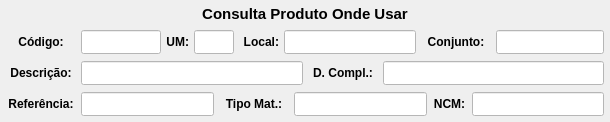
              <widget class="QWidget" name="widget_Cor1" native="true">
               <property name="sizePolicy">
                <sizepolicy hsizetype="Preferred" vsizetype="Preferred">
                 <horstretch>0</horstretch>
                 <verstretch>0</verstretch>
                </sizepolicy>
               </property>
               <property name="minimumSize">
                <size>
                 <width>597</width>
                 <height>0</height>
                </size>
               </property>
               <property name="maximumSize">
                <size>
                 <width>16777215</width>
                 <height>16777215</height>
                </size>
               </property>
               <property name="styleSheet">
                <string notr="true"/>
               </property>
               <layout class="QVBoxLayout" name="verticalLayout_6">
                <property name="spacing">
                 <number>1</number>
                </property>
                <property name="leftMargin">
                 <number>1</number>
                </property>
                <property name="topMargin">
                 <number>1</number>
                </property>
                <property name="rightMargin">
                 <number>1</number>
                </property>
                <property name="bottomMargin">
                 <number>3</number>
                </property>
                <item>
                 <widget class="QWidget" name="widget_17" native="true">
                  <property name="minimumSize">
                   <size>
                    <width>0</width>
                    <height>25</height>
                   </size>
                  </property>
                  <property name="maximumSize">
                   <size>
                    <width>16777215</width>
                    <height>25</height>
                   </size>
                  </property>
                  <property name="styleSheet">
                   <string notr="true"/>
                  </property>
                  <layout class="QHBoxLayout" name="horizontalLayout_19">
                   <property name="spacing">
                    <number>3</number>
                   </property>
                   <property name="leftMargin">
                    <number>3</number>
                   </property>
                   <property name="topMargin">
                    <number>3</number>
                   </property>
                   <property name="rightMargin">
                    <number>3</number>
                   </property>
                   <property name="bottomMargin">
                    <number>3</number>
                   </property>
                   <item>
                    <widget class="QLabel" name="label_53">
                     <property name="maximumSize">
                      <size>
                       <width>16777215</width>
                       <height>16777215</height>
                      </size>
                     </property>
                     <property name="font">
                      <font>
                       <pointsize>11</pointsize>
                       <weight>75</weight>
                       <bold>true</bold>
                      </font>
                     </property>
                     <property name="text">
                      <string>Consulta Produto Onde Usar</string>
                     </property>
                     <property name="alignment">
                      <set>Qt::AlignCenter</set>
                     </property>
                    </widget>
                   </item>
                  </layout>
                 </widget>
                </item>
                <item>
                 <widget class="QWidget" name="widget_38" native="true">
                  <property name="minimumSize">
                   <size>
                    <width>0</width>
                    <height>30</height>
                   </size>
                  </property>
                  <property name="maximumSize">
                   <size>
                    <width>16777215</width>
                    <height>30</height>
                   </size>
                  </property>
                  <property name="styleSheet">
                   <string notr="true"/>
                  </property>
                  <layout class="QHBoxLayout" name="horizontalLayout_5">
                   <property name="spacing">
                    <number>5</number>
                   </property>
                   <property name="leftMargin">
                    <number>5</number>
                   </property>
                   <property name="topMargin">
                    <number>3</number>
                   </property>
                   <property name="rightMargin">
                    <number>5</number>
                   </property>
                   <property name="bottomMargin">
                    <number>3</number>
                   </property>
                   <item>
                    <widget class="QLabel" name="label_57">
                     <property name="minimumSize">
                      <size>
                       <width>70</width>
                       <height>0</height>
                      </size>
                     </property>
                     <property name="maximumSize">
                      <size>
                       <width>70</width>
                       <height>16777215</height>
                      </size>
                     </property>
                     <property name="font">
                      <font>
                       <pointsize>9</pointsize>
                       <weight>75</weight>
                       <bold>true</bold>
                      </font>
                     </property>
                     <property name="text">
                      <string>Código:</string>
                     </property>
                     <property name="alignment">
                      <set>Qt::AlignCenter</set>
                     </property>
                    </widget>
                   </item>
                   <item>
                    <widget class="QLineEdit" name="line_Codigo">
                     <property name="sizePolicy">
                      <sizepolicy hsizetype="Preferred" vsizetype="Preferred">
                       <horstretch>0</horstretch>
                       <verstretch>0</verstretch>
                      </sizepolicy>
                     </property>
                     <property name="minimumSize">
                      <size>
                       <width>60</width>
                       <height>0</height>
                      </size>
                     </property>
                     <property name="maximumSize">
                      <size>
                       <width>80</width>
                       <height>16777215</height>
                      </size>
                     </property>
                     <property name="font">
                      <font>
                       <pointsize>9</pointsize>
                      </font>
                     </property>
                     <property name="styleSheet">
                      <string notr="true">background-color: rgb(255, 255, 255);</string>
                     </property>
                     <property name="alignment">
                      <set>Qt::AlignCenter</set>
                     </property>
                     <property name="placeholderText">
                      <string/>
                     </property>
                    </widget>
                   </item>
                   <item>
                    <widget class="QLabel" name="label_26">
                     <property name="maximumSize">
                      <size>
                       <width>25</width>
                       <height>16777215</height>
                      </size>
                     </property>
                     <property name="font">
                      <font>
                       <pointsize>9</pointsize>
                       <weight>75</weight>
                       <bold>true</bold>
                      </font>
                     </property>
                     <property name="text">
                      <string>UM:</string>
                     </property>
                     <property name="alignment">
                      <set>Qt::AlignRight|Qt::AlignTrailing|Qt::AlignVCenter</set>
                     </property>
                    </widget>
                   </item>
                   <item>
                    <widget class="QLineEdit" name="line_UM">
                     <property name="sizePolicy">
                      <sizepolicy hsizetype="Preferred" vsizetype="Preferred">
                       <horstretch>0</horstretch>
                       <verstretch>0</verstretch>
                      </sizepolicy>
                     </property>
                     <property name="minimumSize">
                      <size>
                       <width>40</width>
                       <height>0</height>
                      </size>
                     </property>
                     <property name="maximumSize">
                      <size>
                       <width>40</width>
                       <height>16777215</height>
                      </size>
                     </property>
                     <property name="font">
                      <font>
                       <pointsize>9</pointsize>
                      </font>
                     </property>
                     <property name="styleSheet">
                      <string notr="true">background-color: rgb(255, 255, 255);</string>
                     </property>
                     <property name="alignment">
                      <set>Qt::AlignCenter</set>
                     </property>
                    </widget>
                   </item>
                   <item>
                    <widget class="QLabel" name="label_65">
                     <property name="minimumSize">
                      <size>
                       <width>40</width>
                       <height>0</height>
                      </size>
                     </property>
                     <property name="maximumSize">
                      <size>
                       <width>40</width>
                       <height>16777215</height>
                      </size>
                     </property>
                     <property name="font">
                      <font>
                       <pointsize>9</pointsize>
                       <weight>75</weight>
                       <bold>true</bold>
                      </font>
                     </property>
                     <property name="text">
                      <string>Local:</string>
                     </property>
                     <property name="alignment">
                      <set>Qt::AlignRight|Qt::AlignTrailing|Qt::AlignVCenter</set>
                     </property>
                    </widget>
                   </item>
                   <item>
                    <widget class="QLineEdit" name="line_Local">
                     <property name="sizePolicy">
                      <sizepolicy hsizetype="Preferred" vsizetype="Preferred">
                       <horstretch>0</horstretch>
                       <verstretch>0</verstretch>
                      </sizepolicy>
                     </property>
                     <property name="minimumSize">
                      <size>
                       <width>132</width>
                       <height>0</height>
                      </size>
                     </property>
                     <property name="maximumSize">
                      <size>
                       <width>132</width>
                       <height>16777215</height>
                      </size>
                     </property>
                     <property name="font">
                      <font>
                       <pointsize>9</pointsize>
                      </font>
                     </property>
                     <property name="cursor">
                      <cursorShape>IBeamCursor</cursorShape>
                     </property>
                     <property name="styleSheet">
                      <string notr="true">background-color: rgb(255, 255, 255);</string>
                     </property>
                     <property name="inputMask">
                      <string/>
                     </property>
                     <property name="text">
                      <string/>
                     </property>
                     <property name="maxLength">
                      <number>20</number>
                     </property>
                     <property name="frame">
                      <bool>true</bool>
                     </property>
                     <property name="echoMode">
                      <enum>QLineEdit::Normal</enum>
                     </property>
                     <property name="alignment">
                      <set>Qt::AlignCenter</set>
                     </property>
                    </widget>
                   </item>
                   <item>
                    <widget class="QLabel" name="label_69">
                     <property name="minimumSize">
                      <size>
                       <width>70</width>
                       <height>0</height>
                      </size>
                     </property>
                     <property name="maximumSize">
                      <size>
                       <width>70</width>
                       <height>16777215</height>
                      </size>
                     </property>
                     <property name="font">
                      <font>
                       <pointsize>9</pointsize>
                       <weight>75</weight>
                       <bold>true</bold>
                      </font>
                     </property>
                     <property name="text">
                      <string>Conjunto:</string>
                     </property>
                     <property name="alignment">
                      <set>Qt::AlignCenter</set>
                     </property>
                    </widget>
                   </item>
                   <item>
                    <widget class="QLineEdit" name="line_Conjunto">
                     <property name="sizePolicy">
                      <sizepolicy hsizetype="Preferred" vsizetype="Preferred">
                       <horstretch>0</horstretch>
                       <verstretch>0</verstretch>
                      </sizepolicy>
                     </property>
                     <property name="minimumSize">
                      <size>
                       <width>0</width>
                       <height>0</height>
                      </size>
                     </property>
                     <property name="maximumSize">
                      <size>
                       <width>16777215</width>
                       <height>16777215</height>
                      </size>
                     </property>
                     <property name="font">
                      <font>
                       <pointsize>9</pointsize>
                      </font>
                     </property>
                     <property name="styleSheet">
                      <string notr="true">background-color: rgb(255, 255, 255);</string>
                     </property>
                     <property name="alignment">
                      <set>Qt::AlignCenter</set>
                     </property>
                    </widget>
                   </item>
                  </layout>
                 </widget>
                </item>
                <item>
                 <widget class="QWidget" name="widget_15" native="true">
                  <property name="minimumSize">
                   <size>
                    <width>0</width>
                    <height>30</height>
                   </size>
                  </property>
                  <property name="maximumSize">
                   <size>
                    <width>16777215</width>
                    <height>30</height>
                   </size>
                  </property>
                  <property name="styleSheet">
                   <string notr="true"/>
                  </property>
                  <layout class="QHBoxLayout" name="horizontalLayout_16">
                   <property name="spacing">
                    <number>5</number>
                   </property>
                   <property name="leftMargin">
                    <number>5</number>
                   </property>
                   <property name="topMargin">
                    <number>3</number>
                   </property>
                   <property name="rightMargin">
                    <number>5</number>
                   </property>
                   <property name="bottomMargin">
                    <number>3</number>
                   </property>
                   <item>
                    <widget class="QLabel" name="label_50">
                     <property name="minimumSize">
                      <size>
                       <width>70</width>
                       <height>0</height>
                      </size>
                     </property>
                     <property name="maximumSize">
                      <size>
                       <width>70</width>
                       <height>16777215</height>
                      </size>
                     </property>
                     <property name="font">
                      <font>
                       <pointsize>9</pointsize>
                       <weight>75</weight>
                       <bold>true</bold>
                      </font>
                     </property>
                     <property name="text">
                      <string>Descrição:</string>
                     </property>
                     <property name="alignment">
                      <set>Qt::AlignCenter</set>
                     </property>
                    </widget>
                   </item>
                   <item>
                    <widget class="QLineEdit" name="line_Descricao">
                     <property name="sizePolicy">
                      <sizepolicy hsizetype="Preferred" vsizetype="Preferred">
                       <horstretch>0</horstretch>
                       <verstretch>0</verstretch>
                      </sizepolicy>
                     </property>
                     <property name="minimumSize">
                      <size>
                       <width>0</width>
                       <height>0</height>
                      </size>
                     </property>
                     <property name="maximumSize">
                      <size>
                       <width>16777215</width>
                       <height>16777215</height>
                      </size>
                     </property>
                     <property name="font">
                      <font>
                       <pointsize>9</pointsize>
                      </font>
                     </property>
                     <property name="styleSheet">
                      <string notr="true">background-color: rgb(255, 255, 255);</string>
                     </property>
                     <property name="alignment">
                      <set>Qt::AlignLeading|Qt::AlignLeft|Qt::AlignVCenter</set>
                     </property>
                    </widget>
                   </item>
                   <item>
                    <widget class="QLabel" name="label_64">
                     <property name="minimumSize">
                      <size>
                       <width>70</width>
                       <height>0</height>
                      </size>
                     </property>
                     <property name="maximumSize">
                      <size>
                       <width>70</width>
                       <height>16777215</height>
                      </size>
                     </property>
                     <property name="font">
                      <font>
                       <pointsize>9</pointsize>
                       <weight>75</weight>
                       <bold>true</bold>
                      </font>
                     </property>
                     <property name="text">
                      <string>D. Compl.:</string>
                     </property>
                     <property name="alignment">
                      <set>Qt::AlignCenter</set>
                     </property>
                    </widget>
                   </item>
                   <item>
                    <widget class="QLineEdit" name="line_DescrCompl">
                     <property name="sizePolicy">
                      <sizepolicy hsizetype="Preferred" vsizetype="Preferred">
                       <horstretch>0</horstretch>
                       <verstretch>0</verstretch>
                      </sizepolicy>
                     </property>
                     <property name="minimumSize">
                      <size>
                       <width>0</width>
                       <height>0</height>
                      </size>
                     </property>
                     <property name="maximumSize">
                      <size>
                       <width>16777215</width>
                       <height>16777215</height>
                      </size>
                     </property>
                     <property name="font">
                      <font>
                       <pointsize>9</pointsize>
                      </font>
                     </property>
                     <property name="styleSheet">
                      <string notr="true">background-color: rgb(255, 255, 255);</string>
                     </property>
                     <property name="alignment">
                      <set>Qt::AlignLeading|Qt::AlignLeft|Qt::AlignVCenter</set>
                     </property>
                    </widget>
                   </item>
                  </layout>
                 </widget>
                </item>
                <item>
                 <widget class="QWidget" name="widget_27" native="true">
                  <property name="minimumSize">
                   <size>
                    <width>0</width>
                    <height>30</height>
                   </size>
                  </property>
                  <property name="maximumSize">
                   <size>
                    <width>16777215</width>
                    <height>30</height>
                   </size>
                  </property>
                  <property name="styleSheet">
                   <string notr="true"/>
                  </property>
                  <layout class="QHBoxLayout" name="horizontalLayout_20">
                   <property name="spacing">
                    <number>5</number>
                   </property>
                   <property name="leftMargin">
                    <number>5</number>
                   </property>
                   <property name="topMargin">
                    <number>3</number>
                   </property>
                   <property name="rightMargin">
                    <number>5</number>
                   </property>
                   <property name="bottomMargin">
                    <number>3</number>
                   </property>
                   <item>
                    <widget class="QLabel" name="label_59">
                     <property name="minimumSize">
                      <size>
                       <width>70</width>
                       <height>0</height>
                      </size>
                     </property>
                     <property name="maximumSize">
                      <size>
                       <width>70</width>
                       <height>16777215</height>
                      </size>
                     </property>
                     <property name="font">
                      <font>
                       <pointsize>9</pointsize>
                       <weight>75</weight>
                       <bold>true</bold>
                      </font>
                     </property>
                     <property name="text">
                      <string>Referência:</string>
                     </property>
                     <property name="alignment">
                      <set>Qt::AlignCenter</set>
                     </property>
                    </widget>
                   </item>
                   <item>
                    <widget class="QLineEdit" name="line_Referencia">
                     <property name="sizePolicy">
                      <sizepolicy hsizetype="Preferred" vsizetype="Preferred">
                       <horstretch>0</horstretch>
                       <verstretch>0</verstretch>
                      </sizepolicy>
                     </property>
                     <property name="minimumSize">
                      <size>
                       <width>0</width>
                       <height>0</height>
                      </size>
                     </property>
                     <property name="maximumSize">
                      <size>
                       <width>16777215</width>
                       <height>16777215</height>
                      </size>
                     </property>
                     <property name="font">
                      <font>
                       <pointsize>9</pointsize>
                      </font>
                     </property>
                     <property name="cursor">
                      <cursorShape>IBeamCursor</cursorShape>
                     </property>
                     <property name="styleSheet">
                      <string notr="true">background-color: rgb(255, 255, 255);</string>
                     </property>
                     <property name="inputMask">
                      <string/>
                     </property>
                     <property name="text">
                      <string/>
                     </property>
                     <property name="maxLength">
                      <number>20</number>
                     </property>
                     <property name="frame">
                      <bool>true</bool>
                     </property>
                     <property name="echoMode">
                      <enum>QLineEdit::Normal</enum>
                     </property>
                     <property name="alignment">
                      <set>Qt::AlignLeading|Qt::AlignLeft|Qt::AlignVCenter</set>
                     </property>
                    </widget>
                   </item>
                   <item>
                    <widget class="QLabel" name="label_71">
                     <property name="minimumSize">
                      <size>
                       <width>70</width>
                       <height>0</height>
                      </size>
                     </property>
                     <property name="maximumSize">
                      <size>
                       <width>70</width>
                       <height>16777215</height>
                      </size>
                     </property>
                     <property name="font">
                      <font>
                       <pointsize>9</pointsize>
                       <weight>75</weight>
                       <bold>true</bold>
                      </font>
                     </property>
                     <property name="text">
                      <string>Tipo Mat.:</string>
                     </property>
                     <property name="alignment">
                      <set>Qt::AlignCenter</set>
                     </property>
                    </widget>
                   </item>
                   <item>
                    <widget class="QLineEdit" name="line_Tipo">
                     <property name="sizePolicy">
                      <sizepolicy hsizetype="Preferred" vsizetype="Preferred">
                       <horstretch>0</horstretch>
                       <verstretch>0</verstretch>
                      </sizepolicy>
                     </property>
                     <property name="minimumSize">
                      <size>
                       <width>0</width>
                       <height>0</height>
                      </size>
                     </property>
                     <property name="maximumSize">
                      <size>
                       <width>16777215</width>
                       <height>16777215</height>
                      </size>
                     </property>
                     <property name="font">
                      <font>
                       <pointsize>9</pointsize>
                      </font>
                     </property>
                     <property name="styleSheet">
                      <string notr="true">background-color: rgb(255, 255, 255);</string>
                     </property>
                     <property name="alignment">
                      <set>Qt::AlignCenter</set>
                     </property>
                    </widget>
                   </item>
                   <item>
                    <widget class="QLabel" name="label_63">
                     <property name="minimumSize">
                      <size>
                       <width>35</width>
                       <height>0</height>
                      </size>
                     </property>
                     <property name="maximumSize">
                      <size>
                       <width>35</width>
                       <height>16777215</height>
                      </size>
                     </property>
                     <property name="font">
                      <font>
                       <pointsize>9</pointsize>
                       <weight>75</weight>
                       <bold>true</bold>
                      </font>
                     </property>
                     <property name="text">
                      <string>NCM:</string>
                     </property>
                     <property name="alignment">
                      <set>Qt::AlignCenter</set>
                     </property>
                    </widget>
                   </item>
                   <item>
                    <widget class="QLineEdit" name="line_NCM">
                     <property name="sizePolicy">
                      <sizepolicy hsizetype="Preferred" vsizetype="Preferred">
                       <horstretch>0</horstretch>
                       <verstretch>0</verstretch>
                      </sizepolicy>
                     </property>
                     <property name="minimumSize">
                      <size>
                       <width>132</width>
                       <height>0</height>
                      </size>
                     </property>
                     <property name="maximumSize">
                      <size>
                       <width>132</width>
                       <height>16777215</height>
                      </size>
                     </property>
                     <property name="font">
                      <font>
                       <pointsize>9</pointsize>
                      </font>
                     </property>
                     <property name="styleSheet">
                      <string notr="true">background-color: rgb(255, 255, 255);</string>
                     </property>
                     <property name="alignment">
                      <set>Qt::AlignCenter</set>
                     </property>
                    </widget>
                   </item>
                  </layout>
                 </widget>
                </item>
               </layout>
              </widget>
